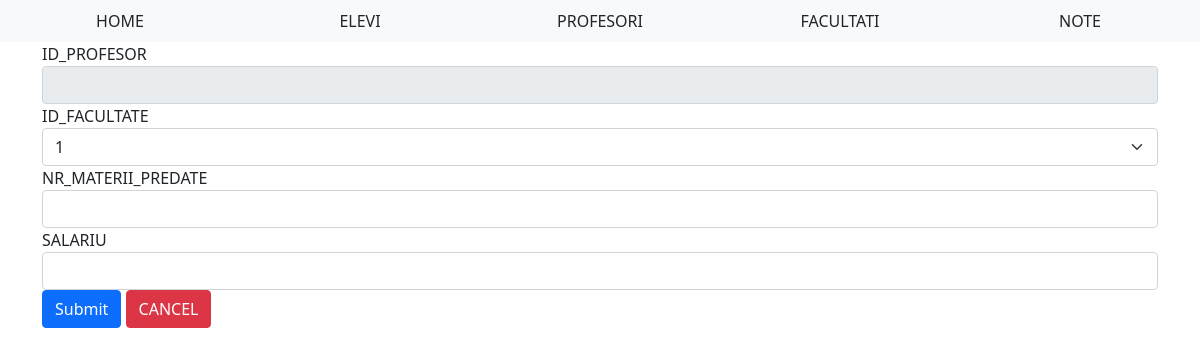
Before: /modifica/profesori/1 with the older database file.
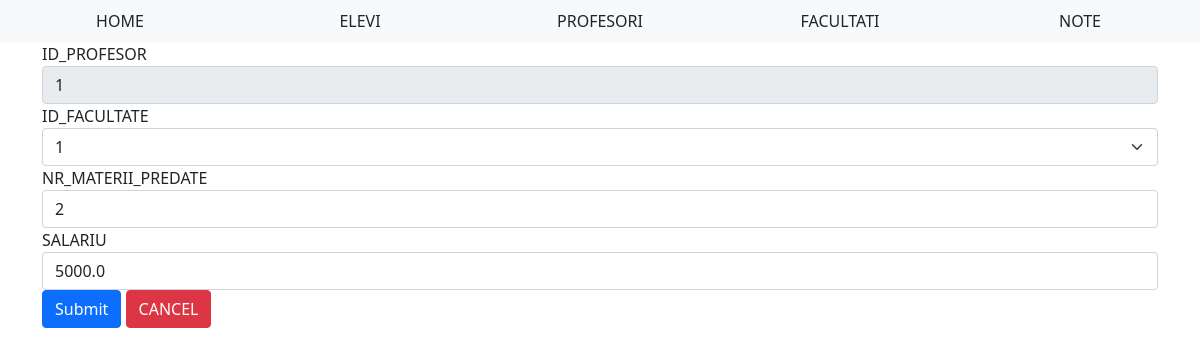
After: the same page with the newer database file.
### tables this page shows
CREATE TABLE PROFESORI(ID_PROFESOR INTEGER PRIMARY KEY, ID_FACULTATE INTEGER, NR_MATERII_PREDATE INTEGER, SALARIU REAL, FOREIGN KEY (ID_FACULTATE) REFERENCES FACULTATI(ID_FACULTATE));

### WebSite/routes.py (the view, shortened to what this page needs)
@app.route("/modifica/<string:tabela>/<int:id>", methods=["GET", "POST"])
def modifica(tabela: str, id: int):
    if request.method == "GET":
        try:
            id_type = get_id_type(tabela)
            numele_coloanelor, date_extrase = [], []
            posibilitati_inputuri = {}
            with sql.connect(DATABASE_NAME) as conn:
                c = conn.cursor()
                c.execute("PRAGMA foreign_keys = ON")
                c.execute(f"SELECT * FROM {tabela.upper()} WHERE {id_type} = {id}")
                date_extrase = c.fetchone()
                numele_coloanelor = [description[0] for description in c.description]
                if tabela.upper() == "ELEVI":
                    c.execute("SELECT ID_FACULTATE FROM FACULTATI")
                    posibilitati_inputuri['facultati'] = list(map(lambda x: x[0], c.fetchall()))
                    c.execute("SELECT ID_PROFESOR FROM PROFESORI")
                    posibilitati_inputuri['profesori'] = list(map(lambda x: x[0], c.fetchall()))
                if tabela.upper() == "PROFESORI":
                    c.execute("SELECT ID_FACULTATE FROM FACULTATI")
                    posibilitati_inputuri['facultati'] = list(map(lambda x: x[0], c.fetchall()))
            print(posibilitati_inputuri)
            return render_template('modificare.html', tabela=tabela, headers=numele_coloanelor,
                                   data=date_extrase, len=len(numele_coloanelor),
                                   posibilitati_inputuri=posibilitati_inputuri)
        except:
            flash("Eroare la deschiderea paginii de modificare", 'danger')
    return redirect('/')

### WebSite/__init__.py (called while the page is built)
def get_id_type(tabela: str) -> str:
    id_type = ""
    if tabela.upper() == "ELEVI":
        id_type = "NR_MATRICOL"
    elif tabela.upper() == "PROFESORI":
        id_type = "ID_PROFESOR"
    elif tabela.upper() == "FACULTATI":
        id_type = "ID_FACULTATE"
    elif tabela.upper() == "CATALOAGE":
        id_type = "NR_MATRICOL"
    return id_type

### WebSite/templates/modificare.html (shortened to what this page needs)
{% extends 'base.html' %}
{% block body %}
<div class="container">
  <form action="" method="POST">
    <div class="form-group">
      <label for="{{headers[0]}}">{{headers[0]}}</label>
      <input class="form-control" name="{{headers[0]}}" id="{{headers[0]}}" placeholder="{{data[0]}}" value="{{data[0]}}" readonly>
    </div>
      {% for i in range(1,len) %}
        {% if tabela == 'elevi' and headers[i] == 'ID_FACULTATE': %}
          <label for="{{headers[i]}}">{{headers[i]}}</label>
          <select class="form-select" name="{{headers[i]}}" >
            {% for posibilitate in posibilitati_inputuri['facultati'] %}
              <option value="{{posibilitate}}">{{posibilitate}}</option>
            {% endfor %}
          </select>
        {% elif tabela == 'profesori' and headers[i] == 'ID_FACULTATE': %}
          <label for="{{headers[i]}}">{{headers[i]}}</label>
          <select class="form-select" name="{{headers[i]}}" >
            {% for posibilitate in posibilitati_inputuri['facultati'] %}
              <option value="{{posibilitate}}">{{posibilitate}}</option>
            {% endfor %}
          </select>
        {% else %}
          <div class="form-group">
              <label for="{{headers[i]}}">{{headers[i]}}</label>
              <input type="text" class="form-control" id="{{headers[i]}}" name="{{headers[i]}}" placeholder="{{data[i]}}" value="{{data[i]}}">
          </div>
        {% endif %}
      {% endfor %}
      <button type="submit" class="btn btn-primary">Submit</button>
      <a href="/" class="btn btn-danger">CANCEL</a>
  </form>
</div>
{% endblock %}

Changed rows visible on the page:
added PROFESORI: ID_PROFESOR "1", NR_MATERII_PREDATE "2" "5000.0"
